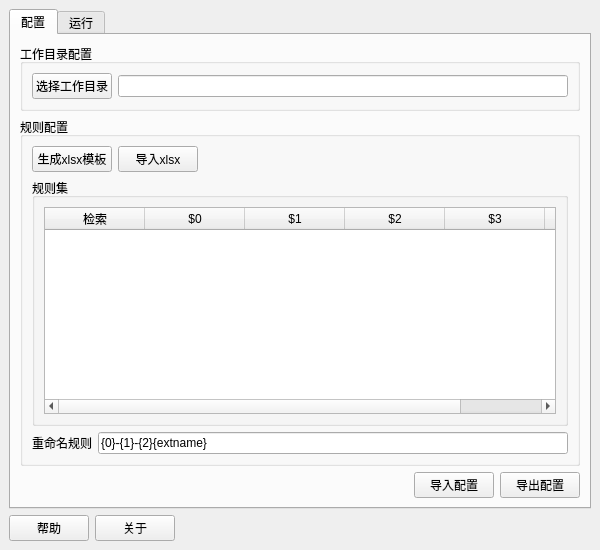
<?xml version="1.0" encoding="UTF-8"?>
<ui version="4.0">
 <class>MainWindow</class>
 <widget class="QMainWindow" name="MainWindow">
  <property name="geometry">
   <rect>
    <x>0</x>
    <y>0</y>
    <width>600</width>
    <height>550</height>
   </rect>
  </property>
  <property name="windowTitle">
   <string>Homework Rename Tool</string>
  </property>
  <widget class="QWidget" name="centralwidget">
   <layout class="QVBoxLayout" name="verticalLayout_3">
    <property name="bottomMargin">
     <number>9</number>
    </property>
    <item>
     <widget class="QTabWidget" name="tabWidget">
      <property name="currentIndex">
       <number>0</number>
      </property>
      <widget class="QWidget" name="tab">
       <attribute name="title">
        <string>配置</string>
       </attribute>
       <layout class="QVBoxLayout" name="verticalLayout">
        <item>
         <widget class="QGroupBox" name="groupBox">
          <property name="sizePolicy">
           <sizepolicy hsizetype="Preferred" vsizetype="Fixed">
            <horstretch>0</horstretch>
            <verstretch>0</verstretch>
           </sizepolicy>
          </property>
          <property name="title">
           <string>工作目录配置</string>
          </property>
          <layout class="QHBoxLayout" name="horizontalLayout">
           <property name="spacing">
            <number>6</number>
           </property>
           <item>
            <widget class="QPushButton" name="pushButton">
             <property name="text">
              <string>选择工作目录</string>
             </property>
            </widget>
           </item>
           <item>
            <widget class="QLineEdit" name="lineEdit">
             <property name="readOnly">
              <bool>true</bool>
             </property>
            </widget>
           </item>
          </layout>
         </widget>
        </item>
        <item>
         <widget class="QGroupBox" name="groupBox_2">
          <property name="title">
           <string>规则配置</string>
          </property>
          <layout class="QVBoxLayout" name="verticalLayout_2">
           <item>
            <layout class="QHBoxLayout" name="horizontalLayout_3">
             <property name="spacing">
              <number>6</number>
             </property>
             <property name="leftMargin">
              <number>0</number>
             </property>
             <property name="topMargin">
              <number>0</number>
             </property>
             <property name="rightMargin">
              <number>0</number>
             </property>
             <item>
              <widget class="QPushButton" name="pushButton_3">
               <property name="text">
                <string>生成xlsx模板</string>
               </property>
              </widget>
             </item>
             <item>
              <widget class="QPushButton" name="pushButton_2">
               <property name="text">
                <string>导入xlsx</string>
               </property>
              </widget>
             </item>
             <item>
              <spacer name="horizontalSpacer_3">
               <property name="orientation">
                <enum>Qt::Horizontal</enum>
               </property>
               <property name="sizeHint" stdset="0">
                <size>
                 <width>40</width>
                 <height>20</height>
                </size>
               </property>
              </spacer>
             </item>
            </layout>
           </item>
           <item>
            <widget class="QGroupBox" name="groupBox_4">
             <property name="title">
              <string>规则集</string>
             </property>
             <layout class="QHBoxLayout" name="horizontalLayout_4">
              <item>
               <widget class="QTableWidget" name="tableWidget">
                <property name="sizeAdjustPolicy">
                 <enum>QAbstractScrollArea::AdjustToContentsOnFirstShow</enum>
                </property>
                <property name="columnCount">
                 <number>6</number>
                </property>
                <column>
                 <property name="text">
                  <string>检索</string>
                 </property>
                </column>
                <column>
                 <property name="text">
                  <string>$0</string>
                 </property>
                </column>
                <column>
                 <property name="text">
                  <string>$1</string>
                 </property>
                </column>
                <column>
                 <property name="text">
                  <string>$2</string>
                 </property>
                </column>
                <column>
                 <property name="text">
                  <string>$3</string>
                 </property>
                </column>
                <column>
                 <property name="text">
                  <string>$4</string>
                 </property>
                </column>
               </widget>
              </item>
             </layout>
            </widget>
           </item>
           <item>
            <layout class="QHBoxLayout" name="horizontalLayout_2">
             <item>
              <widget class="QLabel" name="label">
               <property name="text">
                <string>重命名规则</string>
               </property>
              </widget>
             </item>
             <item>
              <widget class="QLineEdit" name="lineEdit_2">
               <property name="text">
                <string>{0}-{1}-{2}{extname}</string>
               </property>
              </widget>
             </item>
            </layout>
           </item>
          </layout>
         </widget>
        </item>
        <item>
         <layout class="QHBoxLayout" name="horizontalLayout_5">
          <item>
           <spacer name="horizontalSpacer">
            <property name="orientation">
             <enum>Qt::Horizontal</enum>
            </property>
            <property name="sizeHint" stdset="0">
             <size>
              <width>40</width>
              <height>20</height>
             </size>
            </property>
           </spacer>
          </item>
          <item>
           <spacer name="horizontalSpacer_2">
            <property name="orientation">
             <enum>Qt::Horizontal</enum>
            </property>
            <property name="sizeHint" stdset="0">
             <size>
              <width>40</width>
              <height>20</height>
             </size>
            </property>
           </spacer>
          </item>
          <item>
           <widget class="QPushButton" name="pushButton_4">
            <property name="text">
             <string>导入配置</string>
            </property>
           </widget>
          </item>
          <item>
           <widget class="QPushButton" name="pushButton_5">
            <property name="text">
             <string>导出配置</string>
            </property>
           </widget>
          </item>
         </layout>
        </item>
       </layout>
      </widget>
      <widget class="QWidget" name="tab_2">
       <attribute name="title">
        <string>运行</string>
       </attribute>
       <layout class="QVBoxLayout" name="verticalLayout_5">
        <item>
         <layout class="QHBoxLayout" name="horizontalLayout_7">
          <item>
           <widget class="QPushButton" name="pushButton_8">
            <property name="text">
             <string>扫描</string>
            </property>
           </widget>
          </item>
          <item>
           <widget class="QPushButton" name="pushButton_9">
            <property name="text">
             <string>重命名</string>
            </property>
           </widget>
          </item>
          <item>
           <spacer name="horizontalSpacer_4">
            <property name="orientation">
             <enum>Qt::Horizontal</enum>
            </property>
            <property name="sizeHint" stdset="0">
             <size>
              <width>40</width>
              <height>20</height>
             </size>
            </property>
           </spacer>
          </item>
         </layout>
        </item>
        <item>
         <widget class="QGroupBox" name="groupBox_5">
          <property name="title">
           <string>扫描结果</string>
          </property>
          <layout class="QVBoxLayout" name="verticalLayout_4">
           <item>
            <widget class="QTableWidget" name="tableWidget_2">
             <column>
              <property name="text">
               <string>搜索目标</string>
              </property>
             </column>
             <column>
              <property name="text">
               <string>原文件</string>
              </property>
             </column>
             <column>
              <property name="text">
               <string>重命名预览</string>
              </property>
             </column>
             <column>
              <property name="text">
               <string>状态</string>
              </property>
             </column>
            </widget>
           </item>
           <item>
            <widget class="QLabel" name="label_2">
             <property name="text">
              <string>提示信息</string>
             </property>
             <property name="alignment">
              <set>Qt::AlignCenter</set>
             </property>
            </widget>
           </item>
          </layout>
         </widget>
        </item>
       </layout>
      </widget>
     </widget>
    </item>
    <item>
     <layout class="QHBoxLayout" name="horizontalLayout_6">
      <property name="rightMargin">
       <number>0</number>
      </property>
      <item>
       <widget class="QPushButton" name="pushButton_6">
        <property name="text">
         <string>帮助</string>
        </property>
       </widget>
      </item>
      <item>
       <widget class="QPushButton" name="pushButton_7">
        <property name="text">
         <string>关于</string>
        </property>
       </widget>
      </item>
      <item>
       <spacer name="horizontalSpacer_5">
        <property name="orientation">
         <enum>Qt::Horizontal</enum>
        </property>
        <property name="sizeHint" stdset="0">
         <size>
          <width>40</width>
          <height>20</height>
         </size>
        </property>
       </spacer>
      </item>
     </layout>
    </item>
   </layout>
  </widget>
 </widget>
 <resources/>
 <connections/>
</ui>
